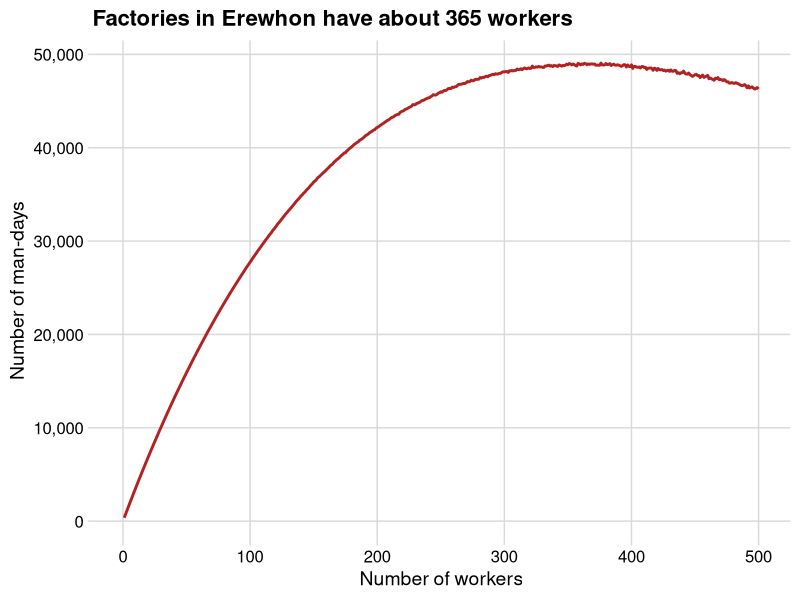
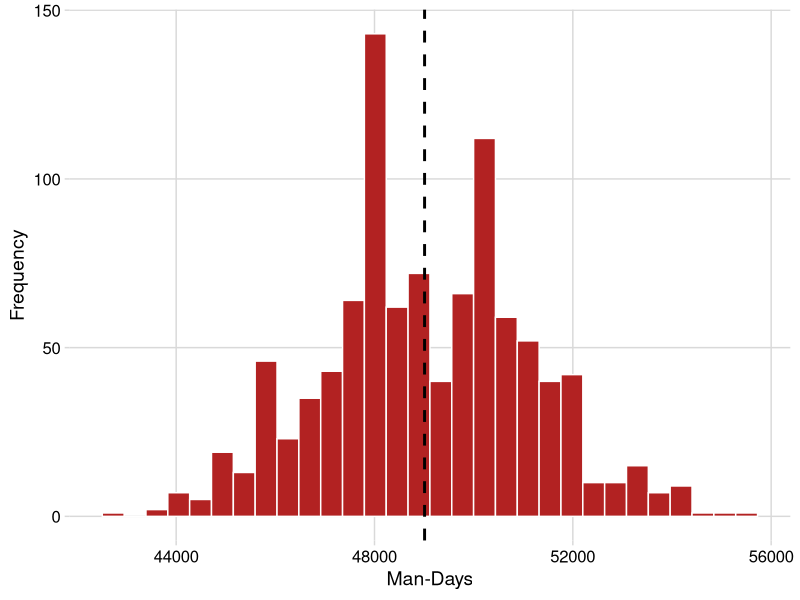
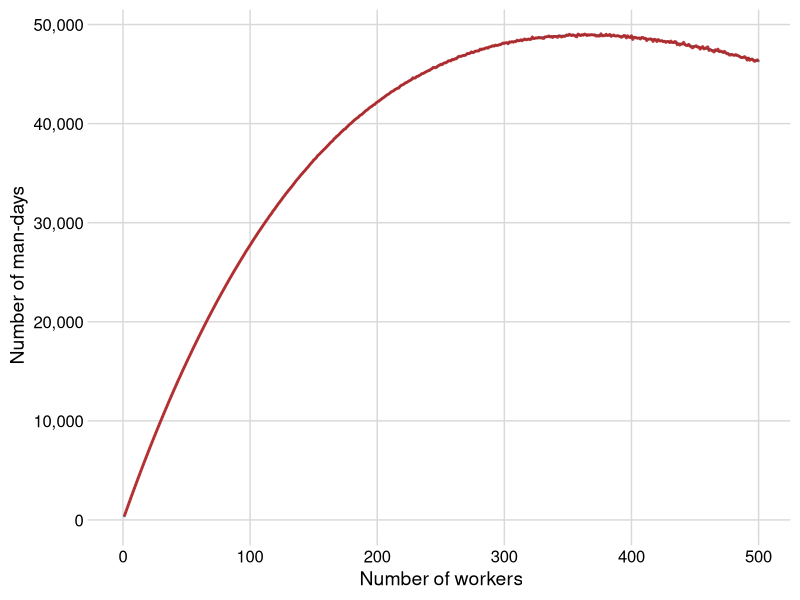

Recreate these plots in R, in order.
## ---- chunk 1
knitr::opts_chunk$set(echo = TRUE, warning = F, message = F)
## ---- chunk 2
#| message: false
#| warning: false
#| code-fold: true
#| code-summary: "Packages used in this post"

library(tidyverse)
library(cowplot)
library(kableExtra)
theme_set(theme_minimal_grid())
## ---- chunk 3
#| code-fold: false
simulate_one_year <- function(n_workers) {
  
  # Calculate the number of holidays for a year with n_workers
  # replace = TRUE because workers may share birthdays
  n_holidays <- length(unique(sample(1:365, n_workers, replace = T)))
  
  # Number of work days = # Days in year - # holidays 
  n_work_days <- 365 - n_holidays
  
  # And then the man-days...
  man_days <- n_work_days * n_workers
  
  return(man_days)
  
}
## ---- chunk 4
#| code-fold: false
simulate_one_year(10)

## ---- chunk 5
#| code-fold: false
set.seed(25062024)

sims <- 
  crossing(trial = 1:1000, 
         n_workers = seq(1, 500, 1)) |> 
  mutate(man_days = map_dbl(n_workers, ~ simulate_one_year(.)))

## ---- chunk 6
#| code-fold: false
sims_rs <- 
  sims |> 
  group_by(n_workers) |> 
  summarise(avg_workdays = mean(man_days)) |> 
  arrange(desc(avg_workdays))
## ---- chunk 7
#| label: tbl-n-workers
#| tbl-cap: "Resulting man-hour for selected number of factory workers in Erewhon"

sims_rs |> 
  head() |> 
  kbl(col.names = c("Number of workers", "Resulting man-days"), 
      format.args = list(big.mark = ','))
## ---- chunk 8
sims_rs |> 
  ggplot(aes(n_workers, avg_workdays)) + 
  geom_line(linewidth = 1, color = "firebrick") +
  scale_y_continuous(labels = scales::comma) + 
  labs(title = "Factories in Erewhon have about 365 workers",
       x = "Number of workers",
       y = "Number of man-days")
## ---- chunk 9
#| code-fold: false
set.seed(25062024)
sims_2 <- 
  tibble(
    man_days = replicate(1000, simulate_one_year(365)) 
  )

quantile(sims_2$man_days, probs = c(0.025, .5, 0.975 ))
  
## ---- chunk 10
#| label: fig-manday-hist
#| fig-cap: "Distribution of Man-Days for Optimal Number of Workers (i.e. 365)"

sims_2 |> 
  ggplot(aes(man_days)) + 
  geom_histogram(fill = "firebrick", color = "white") + 
  geom_vline(xintercept = mean(sims_2$man_days), lty = 2, linewidth = 1) + 
  labs(x = "Man-Days",
       y = "Frequency") 
## ---- chunk 11
#| code-fold: false
calc <- 
  tibble(
    n_workers = seq(1, 500, 1), 
    calc_workers = n_workers * 365 * (364/365)^n_workers
  )
## ---- chunk 12
#| label: fig-calc-v-sims
#| fig-cap: "Comparing simulations (red line) to calculus (blue dots)"
sims_rs |> 
  ggplot(aes(n_workers, avg_workdays)) + 
  geom_point(data = calc, aes(n_workers, calc_workers), color = "steelblue", size = .05) + 
  geom_line(linewidth = 1, color = "firebrick", alpha = .9) +
  scale_y_continuous(labels = scales::comma) + 
  labs(x = "Number of workers",
       y = "Number of man-days")
